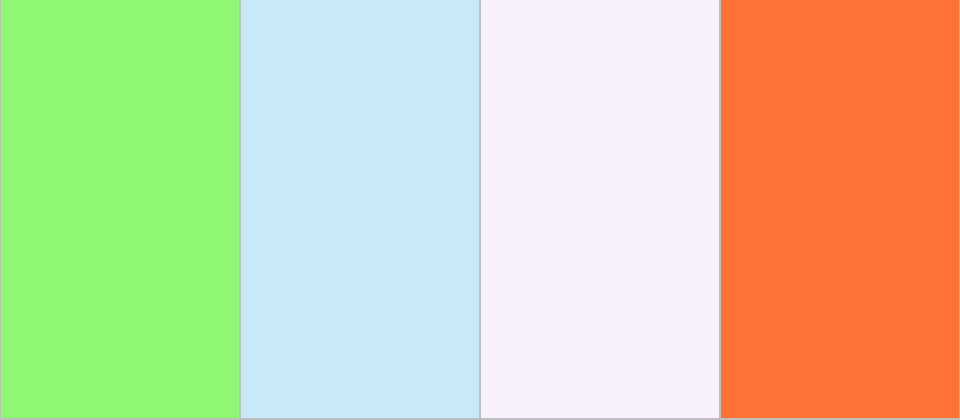
Frame 1 (no input)
Frame 60 (the mouse pressed at the canvas centre just before this capture): identical to frame 1, image omitted
Frame 120 (the mouse held since frame 60 and released just before this capture): identical to frame 1, image omitted

The Processing sketch that drew this single still picture (run headless with seeded random() and noise(); from frame 60 on, the mouse is pressed at the canvas centre):

// Processing sketch: test001
// ── test001.pde
int seed = int(random(99999999));

void setup() {
  size(960, 420);
  generateColors();
}

void draw() {

  background(190);

  noStroke();
  float ss = width*1./colors.length;
  for (int i = 0; i < colors.length; i++) {
    fill(colors[i]);
    rect(i*ss+1, 0, ss-2, height-2);
  }
}

void keyPressed() {

  generateColors();
}

int colors[];

void generateColors() {

  int cc = int(random(3, 6));
  cc = 4;

  int divHue = int(random(2, 5));
  float desHue = 1./divHue;
  float initHue = random(desHue)*random(1)+desHue*int(random(divHue)); 

  if (random(1) < 0.4) desHue = 0;

  float minBri = random(255)*random(1)*random(1);
  float pwrBri = random(1, 4);
  if (random(1) < 0.5) pwrBri = 1./pwrBri;
  colorMode(HSB);
  colors = new int[cc];
  for (int i = 0; i < cc; i++) {
    float hue = (initHue+desHue*i)%1; 
    float sat = pow(random(random(0.7), 1), 1.2);
    float bri = pow(map(i+1, 0, cc, 0, 1), pwrBri);//random(map(i, 0, cc, 0.3, 0), 1);

    bri = random(map(i+1, 0, cc, 0.9, 1), 1);

    colors[i] = color(hue*255, sat*255, bri*255);
    sat = 255;
    bri = random(random(random(minBri, 255), 255), 255);
    //colors[i] = color(random(255), random(255), random(255));
  }
}
